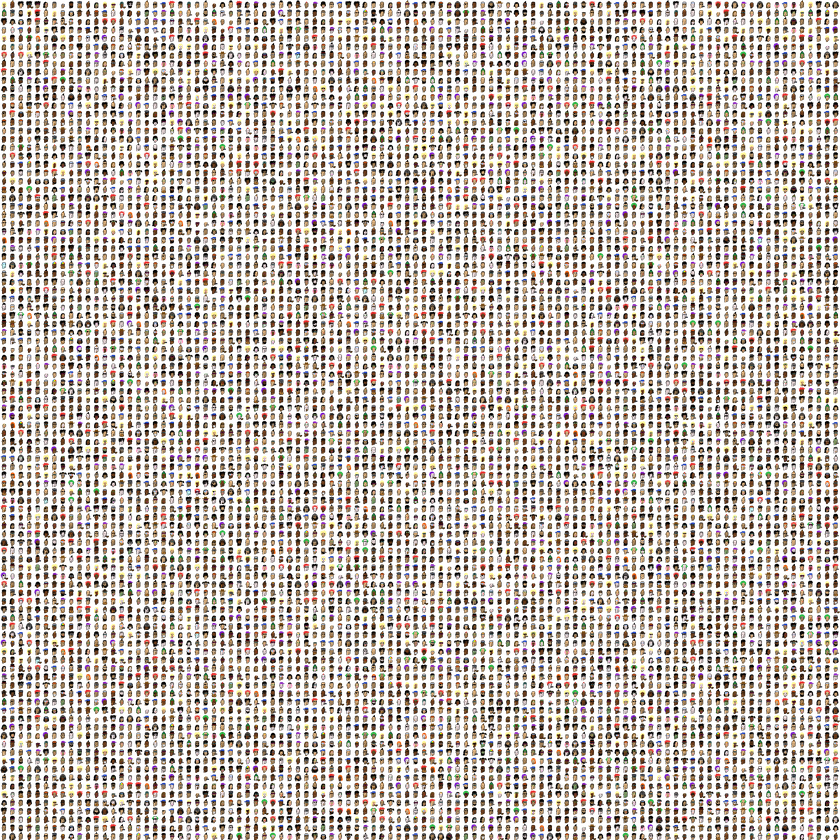
#> input picture pics/punks.png, 840 x 840 px, shrunk from 2400 x 2400 before the run
$ python saving_punks.py
#> lines starting #> are read from the running program, lines starting #| are printed output that depends on the picture
#> further down, punks is the input picture: PIL image 840x840 RGBA; mean R, G, B, A 66.6, 51.9, 41.5, 92.7
### BW.py
from PIL import Image
import numpy as np

#setting the background of an image as white

def background_white(image):
    background_color = max(image.getcolors(image.size[0]*image.size[1]))[1]
#> background_color = (0, 0, 0, 0)

    width, height = image.size
#> width = 840; height = 840
    for x in range(width):
        for y in range(height):
            current_color = image.getpixel( (x,y) )
            if current_color == background_color:
                image.putpixel((x,y), (255, 255, 255))

### saving_punks.py
from PIL import Image
import imagehash
from BW import background_white

# saving 10.000 punks from the official Cryptopunks collection.

punks = Image.open("pics/punks.png")

background_white(punks)

counter = 0

for i in range(100):
    for j in range(100):
        coords = (24*i, 24*j, 24+24*i, 24+24*j)
        punks.crop(coords).save("punks/punk"+str(counter)+".png")
        counter += 1
#> this loop made 100 passes
#> pass 1, `punks.crop(coords).save("punks/punk"+str(counter)+".png")`:
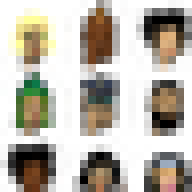
#> saved as punk0.png: PIL image 24x24 RGBA (shown 8 times larger); mean R, G, B, A 105.1, 99.1, 81.7, 153; transparent parts drawn white
#> pass 1, `punks.crop(coords).save("punks/punk"+str(counter)+".png")`:
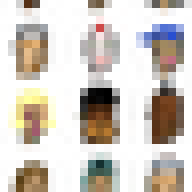
#> saved as punk1.png: PIL image 24x24 RGBA (shown 8 times larger); mean R, G, B, A 130.5, 119.4, 105.4, 146.3; transparent parts drawn white
#> pass 1, `punks.crop(coords).save("punks/punk"+str(counter)+".png")`:
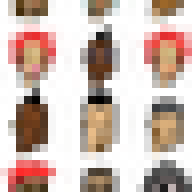
#> saved as punk2.png: PIL image 24x24 RGBA (shown 8 times larger); mean R, G, B, A 131.5, 92, 79.1, 141.8; transparent parts drawn white
#> pass 1, `punks.crop(coords).save("punks/punk"+str(counter)+".png")`:
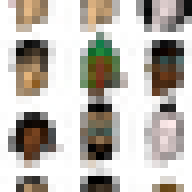
#> saved as punk3.png: PIL image 24x24 RGBA (shown 8 times larger); mean R, G, B, A 95, 90.6, 79.6, 145.3; transparent parts drawn white
#> after the loop, counter = 10000
